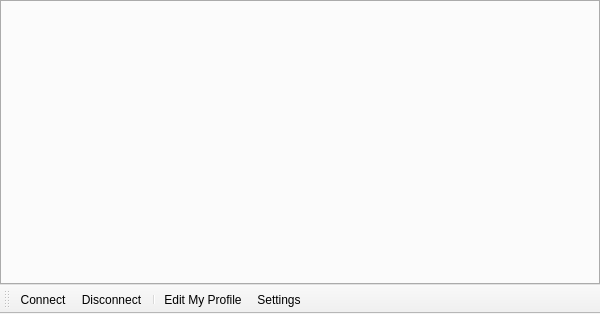
<?xml version="1.0" encoding="UTF-8"?>
<ui version="4.0">
 <class>WidgetChatMiddle</class>
 <widget class="QMainWindow" name="WidgetChatMiddle">
  <property name="geometry">
   <rect>
    <x>0</x>
    <y>0</y>
    <width>600</width>
    <height>314</height>
   </rect>
  </property>
  <property name="windowTitle">
   <string>Chat Center</string>
  </property>
  <widget class="QWidget" name="centralwidget">
   <layout class="QVBoxLayout" name="verticalLayout">
    <property name="margin">
     <number>0</number>
    </property>
    <item>
     <widget class="QTabWidget" name="tabWidgetChatRooms">
      <property name="tabPosition">
       <enum>QTabWidget::North</enum>
      </property>
      <property name="currentIndex">
       <number>-1</number>
      </property>
      <property name="tabsClosable">
       <bool>true</bool>
      </property>
     </widget>
    </item>
    <item>
     <layout class="QHBoxLayout" name="horizontalLayoutTextInput"/>
    </item>
   </layout>
  </widget>
  <widget class="QToolBar" name="toolBarChatControls">
   <property name="contextMenuPolicy">
    <enum>Qt::PreventContextMenu</enum>
   </property>
   <property name="windowTitle">
    <string>toolBar</string>
   </property>
   <property name="iconSize">
    <size>
     <width>16</width>
     <height>16</height>
    </size>
   </property>
   <property name="toolButtonStyle">
    <enum>Qt::ToolButtonTextBesideIcon</enum>
   </property>
   <property name="floatable">
    <bool>false</bool>
   </property>
   <attribute name="toolBarArea">
    <enum>BottomToolBarArea</enum>
   </attribute>
   <attribute name="toolBarBreak">
    <bool>false</bool>
   </attribute>
   <addaction name="actionConnect"/>
   <addaction name="actionDisconnect"/>
   <addaction name="separator"/>
   <addaction name="actionEditMyProfile"/>
   <addaction name="actionChatSettings"/>
  </widget>
  <action name="actionConnect">
   <property name="icon">
    <iconset>
     <normaloff>:/Resource/Network/Connect.png</normaloff>:/Resource/Network/Connect.png</iconset>
   </property>
   <property name="text">
    <string>Connect</string>
   </property>
  </action>
  <action name="actionDisconnect">
   <property name="icon">
    <iconset>
     <normaloff>:/Resource/Network/Disconnect.png</normaloff>:/Resource/Network/Disconnect.png</iconset>
   </property>
   <property name="text">
    <string>Disconnect</string>
   </property>
  </action>
  <action name="actionEditMyProfile">
   <property name="icon">
    <iconset>
     <normaloff>:/Resource/Chat/Chat.png</normaloff>:/Resource/Chat/Chat.png</iconset>
   </property>
   <property name="text">
    <string>Edit My Profile</string>
   </property>
  </action>
  <action name="actionChatSettings">
   <property name="icon">
    <iconset>
     <normaloff>:/Resource/Generic/Settings.png</normaloff>:/Resource/Generic/Settings.png</iconset>
   </property>
   <property name="text">
    <string>Settings</string>
   </property>
   <property name="toolTip">
    <string>Settings</string>
   </property>
  </action>
 </widget>
 <resources/>
 <connections/>
</ui>
